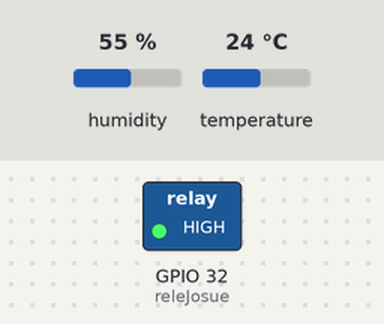
This sketch was run on a simulated ESP32. On the bench: switched loads named in the sketch (green lamp = pin HIGH). The test bench sets the inputs (shaded band); at power-on: temperature 24 °C, humidity 55 %. What the sketch prints to the serial monitor is not drawn.

Above: at 2.8 s.
2.9 s: temperature set to 22.3 °C
At 4.9 s:
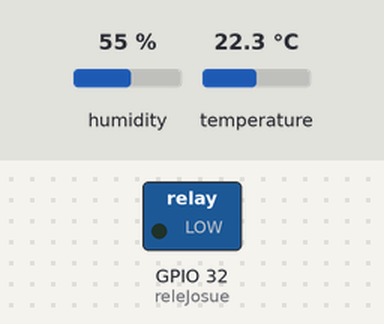
5.6 s: temperature set to 23.5 °C
8.3 s: temperature set to 24.7 °C
At 11.2 s:
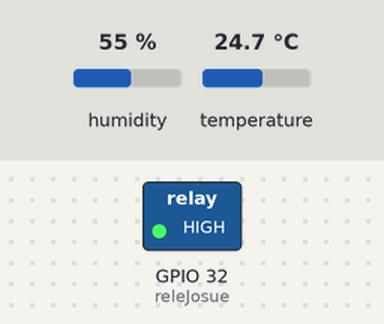
11.5 s: temperature set to 12 °C
At 13.1 s:
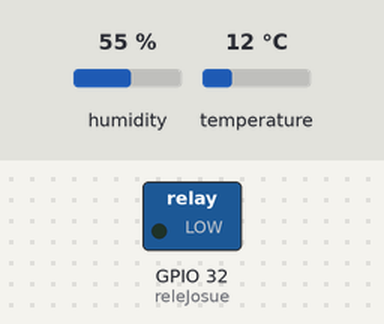
Timing chart, 0 to 14.6 s (numbered marks = the images above; inputs shaded):
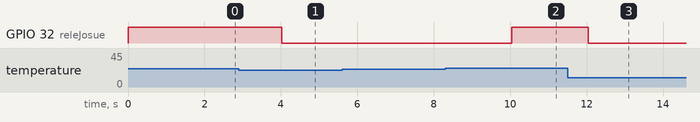

The sketch:

dht22-ventilador.ino
```cpp
#include "DHT.h"
#define DHTPIN1 4
#define DHTTYPE1 DHT22
DHT dht1(DHTPIN1, DHTTYPE1);

int releJosue = 32;

// Parámetros de control para DHT22
float tempMin = 23.0;
float tempMax = 24.0;

// ==============================
// SETUP
// ==============================
void setup() {
  Serial.begin(115200);

  // Iniciar sensores
  dht1.begin();

  // Configurar pines de relés
  pinMode(releJosue, OUTPUT);

  // Relés inicialmente apagados
  digitalWrite(releJosue, LOW);
}

// ==============================
// LOOP PRINCIPAL
// ==============================
void loop() {
  // -------------------------
  // Lectura DHT22
  // -------------------------
  float temp1 = dht1.readTemperature();

  if (isnan(temp1)) {
    Serial.println("❌ Error al leer el DHT22");
  } else {
    Serial.print("🌡 DHT22 - Temperatura: ");
    Serial.print(temp1);
    Serial.println(" °C");

    // Control con histéresis
    if (temp1 >= tempMax) {
      digitalWrite(releJosue, HIGH);
      Serial.println("✅ DHT22 -> Relé activado (ventilador ENCENDIDO)");
    } else if (temp1 <= tempMin) {
      digitalWrite(releJosue, LOW);
      Serial.println("🛑 DHT22 -> Relé desactivado (ventilador APAGADO)");
    }
  }


  delay(2000); // Espera entre lecturas
}
```

Measured:
- the behaviour switches between 23.1 and 23 °C on temperature (found by bisection; images 0 and 1)
- the behaviour switches between 23.9 and 24 °C on temperature (found by bisection; images 1 and 2)
- after the input at 2.9 s, GPIO 32 (releJosue): HIGH → LOW after 1.1 s
- after the input at 5.6 s, every drawn part: stays the same
- after the input at 8.3 s, GPIO 32 (releJosue): LOW → HIGH after 1.7 s
- after the input at 11.5 s, GPIO 32 (releJosue): HIGH → LOW after 0.55 s
